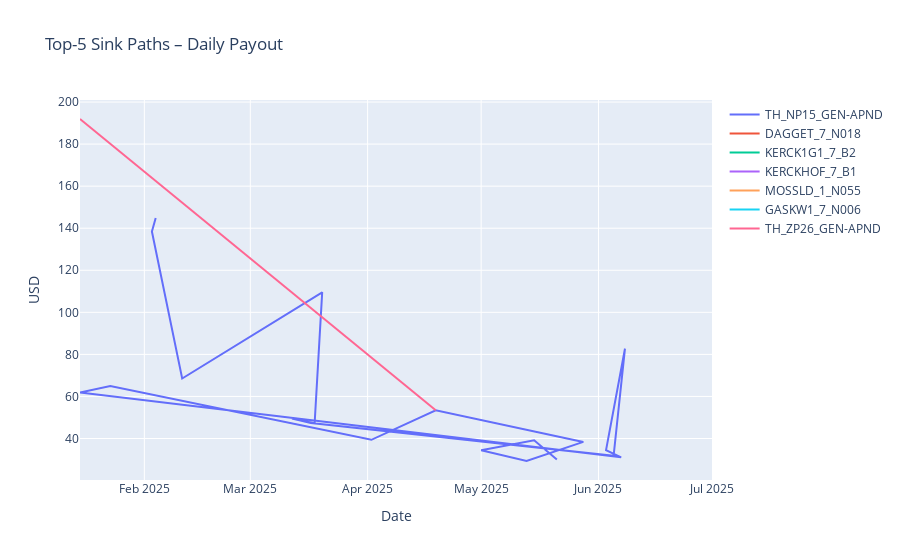

The code cell stored with this chart in its notebook:
### Code cell
from pyspark.sql.window import Window
import plotly.graph_objects as go

# pick top-5 profitable sink paths by month
w = Window.partitionBy("auction_month").orderBy(F.desc("payout_usd"))
tops = kp_full.withColumn("rnk", F.row_number().over(w)).filter("rnk <= 5")

ts = (tops.groupBy("opr_dt","apnode_sink")
            .agg(F.sum("payout_usd").alias("usd")))

pdf = ts.toPandas()

fig = go.Figure()
for node in pdf["apnode_sink"].unique():
    sub = pdf[pdf["apnode_sink"] == node]
    fig.add_trace(go.Scatter(x=sub["opr_dt"], y=sub["usd"],
                             name=node, mode="lines"))
fig.update_layout(title="Top-5 Sink Paths – Daily Payout",
                  xaxis_title="Date", yaxis_title="USD")
fig.show()

### Figure 1 — Plotly figure (JSON) as saved in the notebook; plotly's stock layout.template omitted (floating-point values rounded to 4 significant figures)
{"data": [{"mode": "lines", "name": "TH_NP15_GEN-APND", "type": "scatter", "x": ["2025-02-04", "2025-02-03", "2025-02-11", "2025-03-20", "2025-03-18", "2025-03-12", "2025-03-17", "2025-06-05", "2025-06-08", "2025-06-03", "2025-06-07", "2025-01-15", "2025-01-23", "2025-04-02", "2025-04-19", "2025-05-28", "2025-05-13", "2025-05-01", "2025-05-15", "2025-05-21"], "y": [144.9, 138.4, 68.52, 109.5, 47.21, 49.5, 47.35, 31.76, 82.7, 34.45, 31.03, 61.9, 64.98, 39.37, 53.43, 38.38, 29.3, 34.42, 39.16, 29.96]}, {"mode": "lines", "name": "DAGGET_7_N018", "type": "scatter", "x": ["2025-07-01"], "y": [NaN]}, {"mode": "lines", "name": "KERCK1G1_7_B2", "type": "scatter", "x": ["2025-07-01"], "y": [NaN]}, {"mode": "lines", "name": "KERCKHOF_7_B1", "type": "scatter", "x": ["2025-07-01"], "y": [NaN]}, {"mode": "lines", "name": "MOSSLD_1_N055", "type": "scatter", "x": ["2025-07-01"], "y": [NaN]}, {"mode": "lines", "name": "GASKW1_7_N006", "type": "scatter", "x": ["2025-07-01"], "y": [NaN]}, {"mode": "lines", "name": "TH_ZP26_GEN-APND", "type": "scatter", "x": ["2025-01-15", "2025-04-19"], "y": [191.9, 53.43]}], "layout": {"autosize": true, "title": {"text": "Top-5 Sink Paths – Daily Payout"}, "xaxis": {"autorange": true, "range": ["2025-01-15", "2025-07-01"], "title": {"text": "Date"}, "type": "date"}, "yaxis": {"autorange": true, "range": [20.26, 201.0], "title": {"text": "USD"}, "type": "linear"}}}
